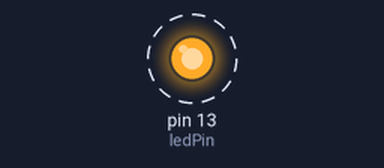
The sketch below on a simulated Arduino Uno, built with avr-gcc and run on an emulated ATmega328P. Shown: output pins drawn as LEDs (lit = HIGH). Dashed ring = blinking. What the sketch prints to the serial monitor is not drawn.

Above: at 0.2 s.
Timing chart, 0 to 3.0 s (numbered marks = the images above):
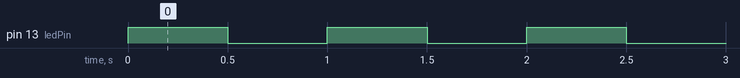

Measured:
- by itself, pin 13 (ledPin): alternates HIGH for 0.50 s and LOW for 0.50 s

The sketch:

multitarefa-01.ino
```cpp
const int ledPin = 13;

void setup()
{
  pinMode(ledPin, OUTPUT);
  Serial.begin(9600);
}

void loop()
{
  static int cont = 0;
  piscarLed();
  Serial.println(cont);
  cont++;
  if (cont % 1000 == 0)
    cont = 0;
}

void piscarLed()
{
  const int delay_ms = 500;
  digitalWrite(ledPin, HIGH);
  delay(delay_ms);
  digitalWrite(ledPin, LOW);
  delay(delay_ms);
}

/*
void piscarLedMultiTask()
{
  static bool estadoLed = HIGH;
  static unsigned long delay_ms = 0;

  unsigned long delta = millis() - delay_ms;
  if (millis() - delay_ms > 100)
  {
    digitalWrite(ledPin, estadoLed);
    estadoLed = !estadoLed;
    delay_ms = millis();
  }
}
*/
```
